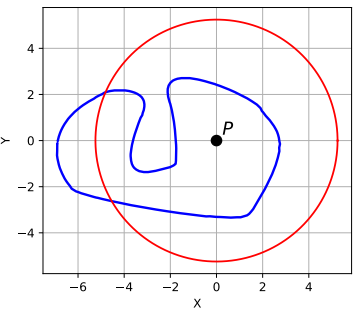
#> input picture figures/image_17.png, 359 x 309 px
$ jupyter execute --allow-errors problem_17.ipynb
#> lines starting #> are read from the running program, lines starting #| are printed output that depends on the picture; after the words box and inside, x2 and y2 are one past the last pixel; in counts of white or black regions, pixels touching at a corner belong together; long printed decimals are rounded
Codes used to type and visualise the answers can be found [here](https://github.com/Satriawidy/ortvay_2026)

**Question**

A current of magnitude I flows in the circular conductor wire shown in the figure (red curve). By how much does the magnitude of the magnetic field $B$ change at the center of the circle (at point $P$) if the unstretchable wire is deformed as shown in the figure (blue curve) while remaining in the plane of the original circle? We expect a numerical result accurate to three decimal places, with a detailed description of the calculation procedure.

[cell 1]
from IPython.display import Image
Image(filename='figures/image_17.png')

**Answers**

The magnetic field produced by a current-carrying wire on a point can be computed using Biot-Savart equation
\begin{equation*}
\vec{B} = \frac{\mu_0 I}{4\pi}\int \frac{d\vec{l} \times \vec{r}}{|\vec{r}|^3}
\end{equation*}
where $d\vec{l}$ is the vector representing the direction of the current at the wire segment, while $\vec{r}$ is the vector connecting the segment into the point.

**Magnetic field in the center of circular loop**

For a circular loop with constant current, $d\vec{l} \times \vec{r} = d\phi ~R^2~\hat{z}$ in the centre of the loop, with $\hat{z}$ the direction perpendicular to the loop plane and $R$ the radius of the loop, resulting in
\begin{equation*}
\vec{B} = B_z~\hat{z} = \frac{\mu_0 I}{2R}~\hat{z}
\end{equation*}

**Magnetic field of known points**

In this question, we are dealing with an irregular loop. The best we could have are the data points of this loop. If we denote each sequential points as $x_i, y_i$, we could approximate $d\vec{l}$ and $\vec{r}$ with respect to the centre of the plane as

\begin{equation*}
d\vec{l}_i = \frac{1}{2}(x_{i+1} - x_{i-1}, y_{i+1} - y_{i-1}) ~~~~~\vec{r}_i = (x_i, y_i)\implies d\vec{l}_i \times r_i = \frac{1}{2}\left[(x_{i+1} - x_{i-1})y_i - (y_{i+1} - y_{i-1})x_i\right]
\end{equation*}

Leading to
\begin{equation*}
B^{\text{irr}}_z = \frac{\mu_0 I}{4\pi}\sum_{i}\frac{1}{2}\frac{(x_{i+1} - x_{i-1})y_i - (y_{i+1} - y_{i-1})x_i}{(x_i^2 + y_i^2)^{3/2}} = \frac{\mu_0 I}{4\pi}\mathcal{B}^{\text{irr}}
\end{equation*}

Our task is to somehow obtain these data points as accurately as possible and compute the magnetic field ratio, which is either $\mathcal{B}^{\text{irr}}/\mathcal{B}^{\text{circ}}$ or $\mathcal{B}^{\text{irr}}/(2\pi/R)$, where $\mathcal{B}^{\text{circ}}$ is computed from the circular loop data points, and should converge to $2\pi R$.

**Numerical recipe**

Our strategy is to extract the data points in ```python``` using ```cv2``` library, which specialise in analysing pixels in picture.

[cell 2]
import numpy as np
import matplotlib.pyplot as plt
import cv2

image = cv2.imread('figures/image_17.png')
#> image is the input picture: shape (309, 359, 3); mean B, G, R 245.9, 241.7, 244.9

Here, we will convert the image into HSV colour scheme, and then select the pixels for the circular and irregular loop by picking blue and red colour range, respectively.

[cell 3]
hsv = cv2.cvtColor(image, cv2.COLOR_BGR2HSV)
#> hsv: shape (309, 359, 3); mean H, S, V 2.9, 7.3, 249

# Blue colour range
lower = np.array([10, 10, 10])
upper = np.array([255, 255, 255])

mask_irr = cv2.inRange(hsv, lower, upper)
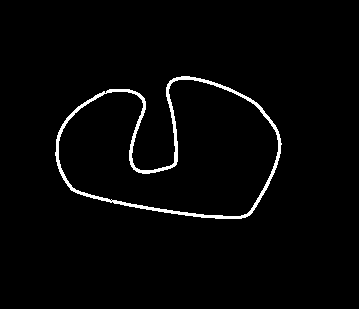
#> mask_irr: shape (309, 359); 2.3% white; 1 white region, box (x1, y1, x2, y2) and area: (55, 76, 282, 219) 2549

# Red colour range (use two masks and then combine them)
lower1 = np.array([0, 100, 100])
upper1 = np.array([10, 255, 255])
lower2 = np.array([170, 100, 100])
upper2 = np.array([180, 255, 255])
mask1 = cv2.inRange(hsv, lower1, upper1)
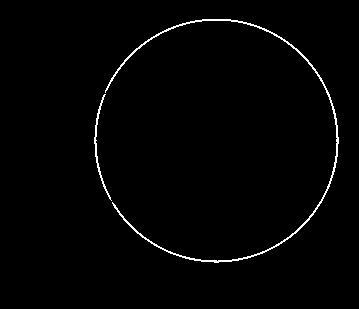
#> mask1: shape (309, 359); 1.4% white in thin lines or dots, all inside (x1, y1, x2, y2) = (94, 19, 339, 263)
mask2 = cv2.inRange(hsv, lower2, upper2)
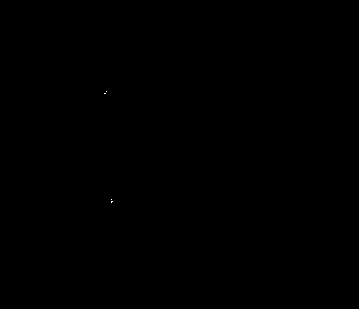
#> mask2: shape (309, 359); 0.01% white in thin lines or dots, all inside (x1, y1, x2, y2) = (104, 91, 113, 203)
mask_cir = mask1 | mask2

Now we extract the contour, which will provide us with $\{x, y\}$ data points for both loops.

[cell 4]
contours_irr, hierarchy_irr = cv2.findContours(image=mask_irr, mode=cv2.RETR_TREE,
                                               method=cv2.CHAIN_APPROX_NONE)
#> contours_irr = 3 contours, 1 with area under 20; largest, box (x1, y1, x2, y2) and area: (55, 76, 282, 219) 21894, (58, 79, 279, 217) 20055
contours_cir, hierarchy_cir = cv2.findContours(image=mask_cir, mode=cv2.RETR_TREE,
                                               method=cv2.CHAIN_APPROX_NONE)
#> contours_cir = 2 contours; box (x1, y1, x2, y2) and area: (94, 19, 339, 263) 46402, (95, 20, 338, 262) 45559

irloop = contours_irr[0].squeeze()
#> irloop = 719 pairs, first value 55 to 281, second value 76 to 218
circle = contours_cir[0].squeeze()
#> circle = 688 pairs, first value 94 to 338, second value 19 to 262

We can try plotting these contours to see whether we have extracted the correct loops or not.

#> (a cell that did not finish here is left out)

Seems like they are upside down! We are also not sure about the scale nor the position of these points. To do that, we need to process them further.

One good idea is to find the maximum and minimum point in both direction of the circular loop, and substract both loops using these points.

[cell 6]
mid_x = (max(circle[:, 0]) + min(circle[:, 0])) / 2
#> mid_x = 216
mid_y = (max(circle[:, 1]) + min(circle[:, 1])) / 2
#> mid_y = 140.5

circle[:, 0] = circle[:, 0] - mid_x
circle[:, 1] = circle[:, 1] - mid_y
irloop[:, 0] = irloop[:, 0] - mid_x
irloop[:, 1] = irloop[:, 1] - mid_y

#> (a cell that did not finish here is left out)

Now these points looks better. Next, we can shrink them such that the circular loop is a unit circle (Remember, we only need to find the ratio between magnetic field, not each value of magnetic field!).

[cell 8]
scale_x = 0.5 * (max(circle[:, 0]) - min(circle[:, 0]))
#> scale_x = 122
scale_y = 0.5 * (max(circle[:, 1]) - min(circle[:, 1]))
#> scale_y = 121

#> (the rest of this cell did not finish here and is left out)

Now we will include those scales while computing the reduced magnetic field $\mathcal{B}$.

[cell 9]
def func(x, y):
    cross = y*(np.roll(x,1)-np.roll(x,-1)) - x*(np.roll(y,1)-np.roll(y,-1))
#> cross = 688 values, max 0.0233 at index 75, min 0.00826 at index 158, mean 0.0182
    radii = x * x + y * y
#> radii = 688 values, max 1.01 at index 7, min 0.978 at index 218, mean 0.995
    return 0.5*(cross / (radii**(3/2))).sum()

res_circle = func(circle[:, 0]/scale_x, -circle[:, 1]/scale_y)
#> res_circle = 6.3
res_irloop = func(irloop[:, 0]/scale_x, -irloop[:, 1]/scale_y)
#> res_irloop = 11.65
res_analyt = 2 * np.pi

print(f"analytic circle = {res_analyt:.4f}")
print(f"numeric circle = {res_circle:.4f}")
#| numeric circle = 6.2980
print(f"numeric irregular = {res_irloop:.4f}")
#| numeric irregular = 11.6506

[cell 10]
print(f'numeric/analytic= {res_circle/res_analyt}')
#| numeric/analytic= 1.002
print(f'irregular/circle= {res_irloop/res_circle}')
#| irregular/circle= 1.850
